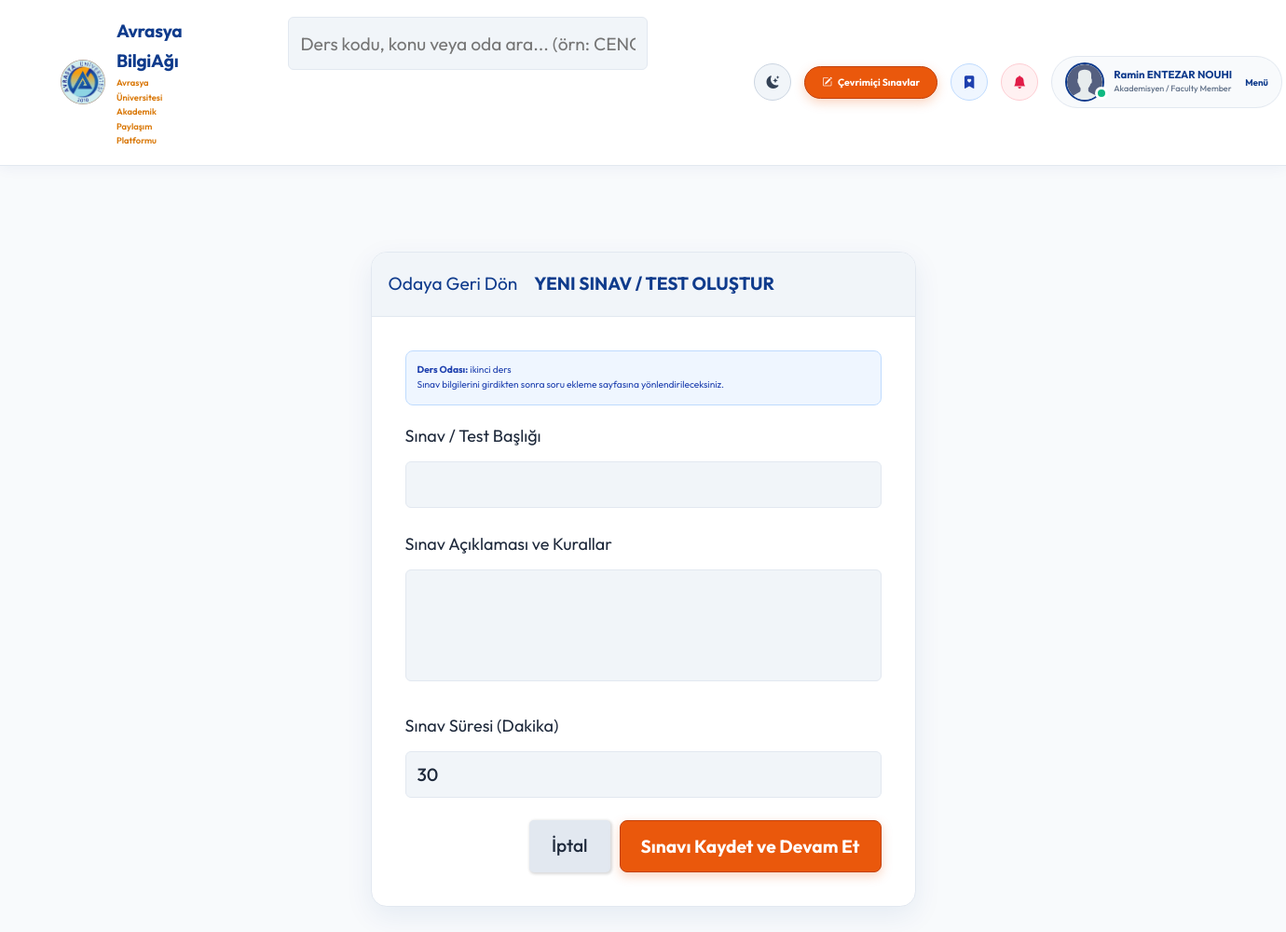
/room/26/create-quiz/ (signed in), run on the app's committed database.
### base/models.py (models this page shows, shortened)
class User(AbstractUser):
    name = models.CharField(max_length=200, null=True, verbose_name="Ad Soyad")
    email = models.EmailField(unique=True, null=True, verbose_name="E-Posta Adresi")
    bio = models.TextField(null=True, verbose_name="Hakkımda (Biyografi)")
    avatar = models.ImageField(null=True, default="avatar.svg", verbose_name="Profil Fotoğrafı (Avatar)")
    student_id = models.CharField(max_length=50, null=True, blank=True, verbose_name="Öğrenci / Sicil No")
    department = models.CharField(max_length=100, choices=DEPARTMENT_CHOICES, default='Genel / Diğer', verbose_name="Fakülte / Bölüm")
    role = models.CharField(max_length=20, choices=ROLE_CHOICES, default='student', verbose_name="Akademik Rol")
    github_link = models.URLField(max_length=255, null=True, blank=True, verbose_name="GitHub Profili")
    linkedin_link = models.URLField(max_length=255, null=True, blank=True, verbose_name="LinkedIn Profili")
    objects = CustomUserManager()
    USERNAME_FIELD = 'email'
    REQUIRED_FIELDS = ['username']
    @property
    def unread_notifications_count(self):
        return self.notifications.filter(is_read=False).count()
    @property
    def unread_notifications(self):
        return self.notifications.filter(is_read=False)

class Room(models.Model):
    host = models.ForeignKey(User, on_delete=models.SET_NULL, null=True)
    topic = models.ForeignKey(Topic, on_delete=models.SET_NULL, null=True, verbose_name="Bölüm / Akademik Konu")
    name = models.CharField(max_length=200, verbose_name="Çalışma Odası Adı")
    course_code = models.CharField(max_length=50, null=True, blank=True, verbose_name="Ders Kodu (örn: CENG201)")
    room_type = models.CharField(max_length=20, choices=ROOM_TYPE_CHOICES, default='general', verbose_name="Oda Türü")
    description = models.TextField(null=True, blank=True, verbose_name="Oda Açıklaması")
    participants = models.ManyToManyField(
        User, related_name='participants', blank=True)
    updated = models.DateTimeField(auto_now=True)
    created = models.DateTimeField(auto_now_add=True)
    class Meta:
        ordering = ['-updated', '-created']

### base/views.py (the view, shortened to what this page needs)
# urls.py: path('room/<str:pk>/create-quiz/', views.create_quiz, name="create-quiz"),
@login_required(login_url='login')
def create_quiz(request, pk):
    if request.user.role == 'student':
        messages.error(request, "Öğrencilerin sınav oluşturma yetkisi bulunmamaktadır.")
        return redirect('quizzes')
    room = Room.objects.get(id=pk)
    if request.user != room.host and request.user.role != 'faculty':
        return HttpResponse("Bu odaya sınav ekleme yetkiniz bulunmamaktadır.")
    form = QuizForm()
    context = {'form': form, 'room': room}
    return render(request, 'base/quiz_form.html', context)

### base/forms.py
class QuizForm(ModelForm):
    class Meta:
        model = Quiz
        fields = ['title', 'description', 'duration_minutes']
        labels = {
            'title': 'Sınav / Test Başlığı',
            'description': 'Sınav Açıklaması ve Kurallar',
            'duration_minutes': 'Sınav Süresi (Dakika)',
        }

### base/templates/base/quiz_form.html (shortened to what this page needs)
{% extends 'main.html' %}
{% block content %}
<main class="create-room layout">
  <div class="container" style="max-width: 650px;">
    <div class="layout__box">
      <div class="layout__boxHeader">
        <div class="layout__boxTitle">
          <a href="{% url 'room' room.id %}">
            Odaya Geri Dön
          </a>
          <h3>Yeni Sınav / Test Oluştur</h3>
        </div>
      </div>
      <div class="layout__body">
        <div style="background: #eff6ff; border: 1px solid #bfdbfe; padding: 12px; border-radius: 8px; margin-bottom: 18px; color: #1e40af; font-size: 0.85rem;">
          <strong>Ders Odası:</strong> {{ room.name }}<br>
          Sınav bilgilerini girdikten sonra soru ekleme sayfasına yönlendirileceksiniz.
        </div>
        <form class="form" action="" method="POST">
          {% for field in form %}
          <div class="form__group">
            <label for="{{field.id_for_label}}">{{field.label}}</label>
            {{field}}
          </div>
          {% endfor %}
          <div class="form__action" style="display: flex; gap: 10px; margin-top: 15px;">
            <a class="btn btn--dark" href="{% url 'room' room.id %}">İptal</a>
            <button type="submit" style="padding: 11px 22px; font-weight: 700; background: #ea580c; color: #ffffff; border: 1px solid #c2410c; border-radius: 8px; cursor: pointer; box-shadow: 0 4px 12px rgba(234, 88, 12, 0.25);">Sınavı Kaydet ve Devam Et</button>
          </div>
        </form>
      </div>
    </div>
  </div>
</main>
{% endblock %}

### templates/navbar.html (shortened to what this page needs)
{% load static %}
<header class="header header--loggedIn">
    <div class="container">
        <a href="{% url 'home' %}" class="header__logo" style="display: flex; align-items: center; gap: 12px; text-decoration: none;">
            <img src="{% static 'images/avrasya_logo.png' %}" alt="Avrasya University Logo" style="width: 48px; height: 48px; object-fit: contain; background: transparent; border: none; border-radius: 50%;" />
            <div>
                <h1 style="margin:0; font-weight:700; color:#0f3b8c; letter-spacing: -0.3px;">Avrasya BilgiAğı</h1>
                <span style="font-size:0.78rem; color:#d97706; font-weight:600; display:block;">Avrasya Üniversitesi Akademik Paylaşım Platformu</span>
            </div>
        </a>
        <form class="header__search" method="GET" action="{% url 'home' %}">
            <label>
                <input name="q" placeholder="Ders kodu, konu veya oda ara... (örn: CENG201)" class="navbar-search-input" />
            </label>
        </form>
        <nav class="header__menu" style="display: flex; align-items: center; gap: 14px;">
            <button id="themeToggleBtn" onclick="toggleTheme()" title="Gece / Gündüz Modu" style="background: #f1f5f9; border: 1px solid #cbd5e1; width: 40px; height: 40px; border-radius: 50%; display: flex; align-items: center; justify-content: center; cursor: pointer; font-size: 1.15rem; transition: all 0.2s ease; color: #334155;">
                <i class="bi bi-moon-stars-fill"></i>
            </button>
            <a href="{% url 'quizzes' %}" style="display: inline-flex; align-items: center; gap: 6px; background: #ea580c; color: #ffffff; border: 1px solid #c2410c; padding: 8px 18px; border-radius: 50px; font-weight: 700; font-size: 0.88rem; text-decoration: none; white-space: nowrap; box-shadow: 0 4px 12px rgba(234, 88, 12, 0.25);">
                <i class="bi bi-pencil-square"></i> Çevrimiçi Sınavlar
            </a>
            {% if request.user.is_authenticated %}
            <a href="{% url 'saved-resources' %}" title="Kaydedilen Materyallerim" style="display: flex; align-items: center; justify-content: center; background: #eff6ff; border: 1px solid #bfdbfe; color: #1e40af; width: 40px; height: 40px; border-radius: 50%; text-decoration: none; font-size: 1.15rem;">
                <i class="bi bi-bookmark-heart-fill"></i>
            </a>
            <div style="position: relative;">
                <button onclick="const m=document.getElementById('notifModal'); m.style.display = m.style.display === 'none' ? 'block' : 'none';" title="Bildirimler" style="background: #fff1f2; border: 1px solid #fecdd3; color: #e11d48; width: 40px; height: 40px; border-radius: 50%; cursor: pointer; font-size: 1.15rem; display: flex; align-items: center; justify-content: center; position: relative;">
                    <i class="bi bi-bell-fill"></i>
                </button>
            </div>
            <div class="header__user" style="display: flex; align-items: center; gap: 14px; background: #f8fafc; border: 1px solid #e2e8f0; padding: 6px 14px; border-radius: 50px;">
                <a href="{% url 'update-user' %}" style="display: flex; align-items: center; gap: 10px; text-decoration: none;">
                    <div class="avatar avatar--medium active">
                        <img src="{{request.user.avatar.url}}" style="width: 38px; height: 38px; border-radius: 50%; object-fit: cover;" />
                    </div>
                    <div>
                        <p style="margin: 0; font-weight: 700; color: #0f3b8c; line-height: 1.2; font-size: 0.95rem; white-space: nowrap;">{{request.user.name|default:request.user.username}}</p>
                        <span style="font-size: 0.75rem; color: #64748b; font-weight: 500; display: block; white-space: nowrap;">{{request.user.get_role_display}}</span>
                    </div>
                </a>
                <button class="dropdown-button" style="background: transparent; border: none; cursor: pointer; font-weight: 700; color: #0f3b8c; font-size: 0.82rem;">
                    Menü
                </button>
            </div>
            {% endif %}
        </nav>
</header>

### data on the page
User: user.avatar (placeholder picture), user.name "Ramin ENTEZAR NOUHI", user.role "Akademisyen / Faculty Member"
Room: name "ikinci ders"

### other printed values
{{ field.label }} "Sınav / Test Başlığı" "Sınav Açıklaması ve Kurallar" "Sınav Süresi (Dakika)"
